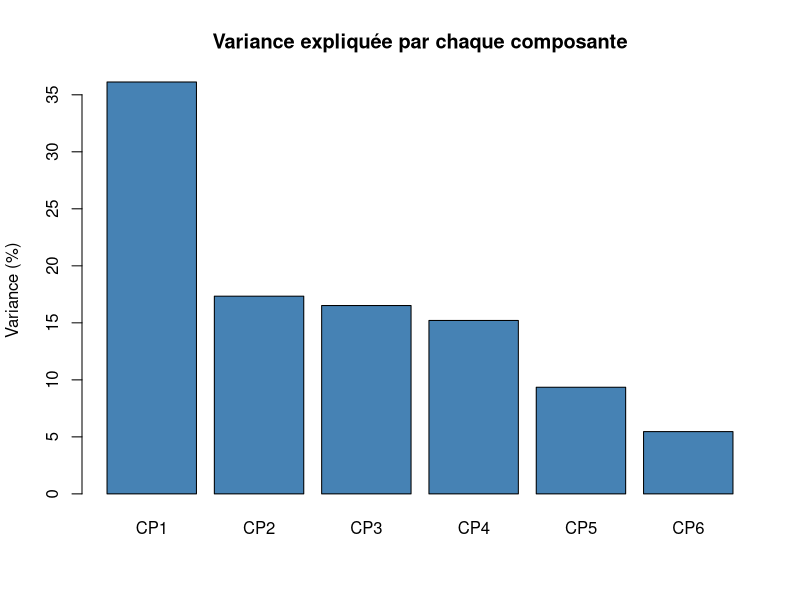
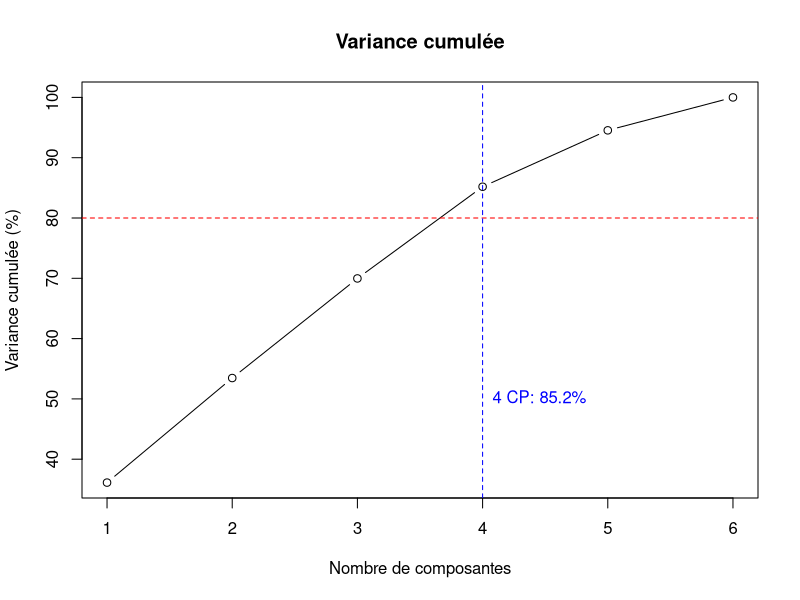
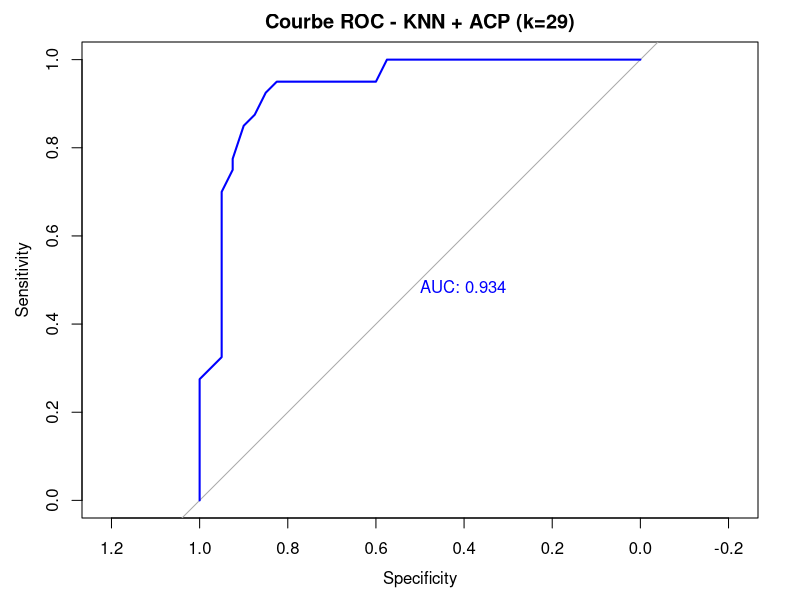
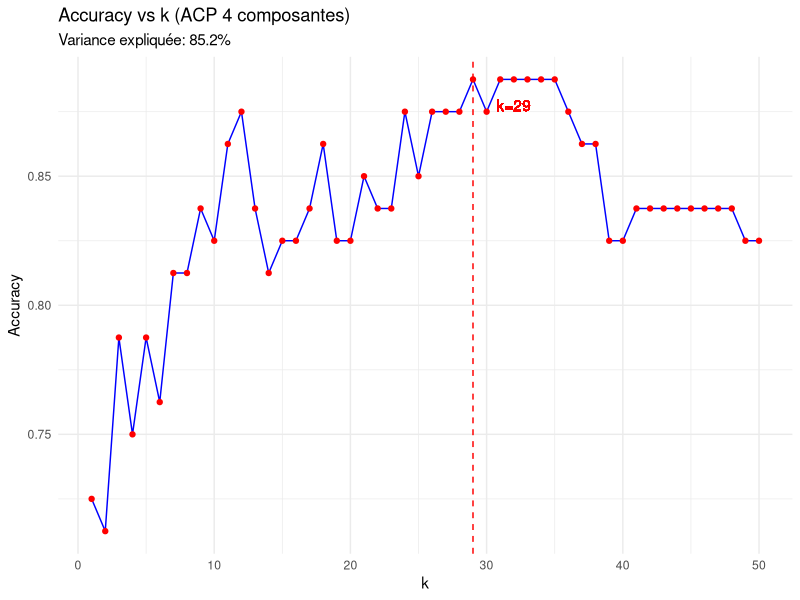

Write R code to recreate these figures, in order.
## ---- chunk 1
library(readr)
library(dplyr)
library(ggplot2)
library(class)
library(caret)
library(pROC)


## ---- chunk 2

apprentissage <- read_csv("Data/farms_train.csv")

# Sélection des features
X_numeric <- apprentissage %>% select(R2, R7, R8, R17, R22, R32)
X_scaled <- scale(X_numeric)
y <- apprentissage$DIFF

# ACP sur données normalisées
pca_result <- prcomp(X_scaled, center = FALSE, scale. = FALSE)  # Déjà normalisé

## ---- chunk 3

# Calcul de la variance expliquée
variance_explained <- pca_result$sdev^2 / sum(pca_result$sdev^2)
variance_cumulative <- cumsum(variance_explained) * 100

# Variance expliquée par composante
barplot(variance_explained * 100, 
        names.arg = paste0("CP", 1:6),
        main = "Variance expliquée par chaque composante",
        ylab = "Variance (%)", 
        col = "steelblue")


# Extraire les 4 premières composantes (cohérent avec votre choix)
X_pca <- data.frame(pca_result$x[, 1:4])

# Variance cumulée
plot(cumsum(variance_explained) * 100, type = "b", 
     main = "Variance cumulée", 
     xlab = "Nombre de composantes", 
     ylab = "Variance cumulée (%)")
abline(h = 80, col = "red", lty = 2)
# Ajouter ligne pour 4 CP
abline(v = 4, col = "blue", lty = 2)
text(4, 50, paste0("4 CP: ", round(sum(variance_explained[1:4])*100, 1), "%"), 
     pos = 4, col = "blue")

## ---- chunk 4
# Split apprentissage/validation
set.seed(42)
train_index <- createDataPartition(y, p = 0.8, list = FALSE)
X_train_pca <- X_pca[train_index, ]
y_train <- y[train_index]
X_val_pca <- X_pca[-train_index, ]
y_val <- y[-train_index]

# Optimisation k avec 4 composantes
k_values <- 1:50
results <- data.frame(k = integer(), Accuracy = numeric())

for(k in k_values){
  knn_pred <- knn(train = X_train_pca,
                  test  = X_val_pca,
                  cl    = y_train,
                  k     = k)  # ← RETIRÉ prob=TRUE de la boucle
  
  acc <- sum(knn_pred == y_val) / length(y_val)
  results <- rbind(results, data.frame(k = k, Accuracy = acc))
}

# Trouver le meilleur k
best_k <- results$k[which.max(results$Accuracy)]
cat("Meilleur k:", best_k, "- Accuracy:", round(max(results$Accuracy), 3), "\n")
## ---- chunk 5
# KNN FINAL avec le meilleur k et prob=TRUE pour ROC
knn_final <- knn(train = X_train_pca,
                 test  = X_val_pca,
                 cl    = y_train,
                 k     = best_k,
                 prob  = TRUE)  # ← ICI on récupère les probabilities

# Extraction des probabilités pour le meilleur k
probabilities <- attr(knn_final, "prob")
probabilities <- ifelse(knn_final == 1, probabilities, 1 - probabilities)

# Courbe ROC avec le BON k
roc_curve <- roc(y_val, probabilities, quiet = TRUE)
plot(roc_curve, 
     main = paste0("Courbe ROC - KNN + ACP (k=", best_k, ")"), 
     col = "blue", lwd = 2,
     print.auc = TRUE)

# AUC
auc_value <- auc(roc_curve)
cat("AUC :", round(auc_value, 3), "\n")

# Graphique Accuracy vs k
ggplot(results, aes(x = k, y = Accuracy)) +
  geom_line(color = "blue") +
  geom_point(color = "red") +
  geom_vline(xintercept = best_k, color = "red", linetype = "dashed") +
  geom_text(aes(x = best_k + 3, y = max(Accuracy) - 0.01, 
                label = paste0("k=", best_k)), color = "red") +
  labs(title = "Accuracy vs k (ACP 4 composantes)", 
       subtitle = paste0("Variance expliquée: ", round(sum(variance_explained[1:4])*100, 1), "%"),
       x = "k", y = "Accuracy") +
  theme_minimal()

# Résumé final
cat("\n=== RÉSULTATS FINAUX ===\n")
cat("Composantes utilisées: 4 CP (", round(sum(variance_explained[1:4])*100, 1), "% variance)\n")
cat("Meilleur k:", best_k, "\n")
cat("Accuracy:", round(max(results$Accuracy), 3), "\n")
cat("AUC:", round(auc_value, 3), "\n")

# Matrice de confusion
confusion_matrix <- table(Predicted = knn_final, Actual = y_val)
print("Matrice de confusion:")
print(confusion_matrix)
## ---- chunk 6


test <- read_csv("Data/farms_test.csv")

# Sélectionner les features
X_test <- test %>% select(R2, R7, R8, R17, R22, R32)



# Normalisation avec les mêmes paramètres que l'entraînement
train_means <- attr(X_scaled, "scaled:center")
train_scales <- attr(X_scaled, "scaled:scale")

X_test_scaled <- scale(X_test, center = train_means, scale = train_scales)


# Projection des données test dans l'espace des CP
X_test_pca <- predict(pca_result, X_test_scaled)
X_test_pca_4d <- data.frame(X_test_pca[, 1:4])


# Prédiction KNN avec le modèle optimisé
knn_test_pred <- knn(
  train = X_train_pca,     # ← 4 composantes principales (train)
  test  = X_test_pca_4d,   # ← 4 composantes principales (test)
  cl    = y_train,         # ← Classes d'entraînement
  k     = best_k           # ← k optimal trouvé précédemment
)

submission <- data.frame(
  ID = 1:nrow(test),
  DIFF = as.numeric(as.character(knn_test_pred))
)

# Sauvegarder
write_csv(submission, "Data/soumission_knn_acp.csv")
cat("Fichier généré avec succès !\n")
